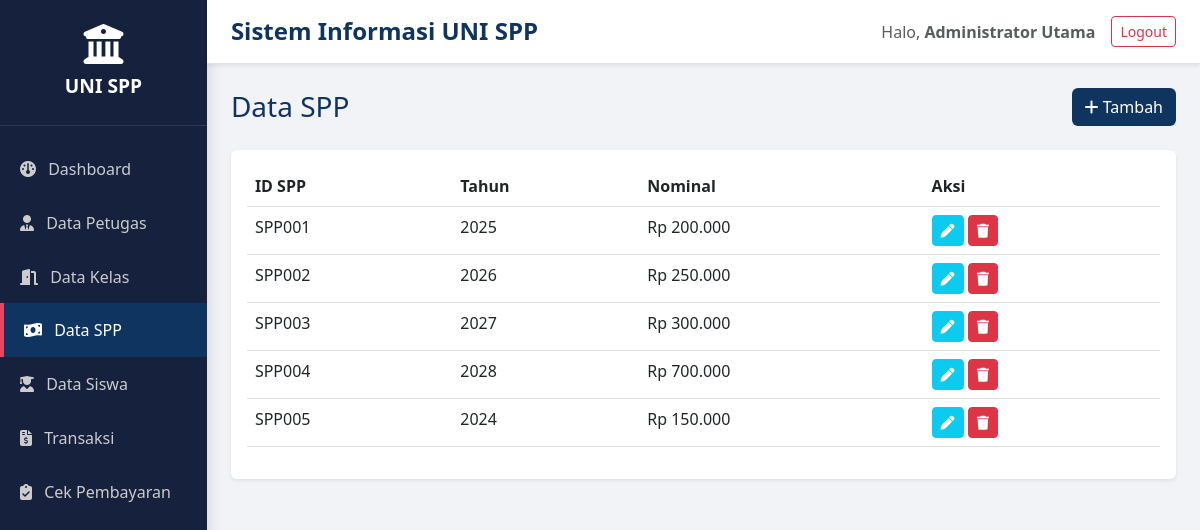
The app's page /uni_spp/index.php?page=spp (signed in) with its own data.
### tables this page shows
CREATE TABLE `tb_spp` (
  `id_spp` varchar(11) NOT NULL,
  `tahun` int(11) NOT NULL,
  `nominal` varchar(40) NOT NULL
);

### uni_spp/modul/spp.php (the view, shortened to what this page needs)
<?php
$aksi = isset($_GET['aksi']) ? $_GET['aksi'] : 'read';
if ($aksi == 'tambah' || $aksi == 'edit'):
    $edit = null;
    if ($aksi == 'edit') {
        $id = $_GET['id'];
        $edit = mysqli_fetch_assoc(mysqli_query($koneksi, "SELECT * FROM tb_spp WHERE id_spp='$id'"));
    }
?>
    <div class="d-flex justify-content-between align-items-center mb-4">
        <h3 class="text-primary-custom mb-0"><?= $aksi == 'tambah' ? 'Tambah' : 'Edit' ?> Data SPP</h3>
        <a href="?page=spp" class="btn btn-outline-secondary">Kembali</a>
    </div>
    <div class="card border-0 shadow-sm col-md-6">
        <div class="card-body">
            <form method="POST" action="?page=spp&aksi=<?= $aksi ?>">
                <div class="mb-3">
                    <label class="form-label fw-bold">ID SPP</label>
                    <input type="text" name="id_spp" class="form-control" value="<?= $edit['id_spp'] ?? '' ?>" required <?= $aksi == 'edit' ? 'readonly' : '' ?> placeholder="SPP001">
                </div>
                <div class="mb-3">
                    <label class="form-label fw-bold">Tahun</label>
                    <input type="number" name="tahun" class="form-control" value="<?= $edit['tahun'] ?? '' ?>" required placeholder="2024">
                </div>
                <div class="mb-4">
                    <label class="form-label fw-bold">Nominal (Rp)</label>
                    <input type="number" name="nominal" class="form-control" value="<?= $edit['nominal'] ?? '' ?>" required>
                </div>
                <button type="submit" name="simpan" class="btn bg-primary-custom text-white w-100">Simpan Data</button>
            </form>
        </div>
    </div>
<?php else: ?>
    <div class="d-flex justify-content-between align-items-center mb-4">
        <h3 class="text-primary-custom mb-0">Data SPP</h3>
        <a href="?page=spp&aksi=tambah" class="btn bg-primary-custom text-white"><i class="fa-solid fa-plus"></i> Tambah</a>
    </div>
    <div class="card border-0 shadow-sm p-3">
        <table class="table table-hover">
            <thead class="bg-primary-custom"><tr><th>ID SPP</th><th>Tahun</th><th>Nominal</th><th>Aksi</th></tr></thead>
            <tbody>
                <?php
                $q = mysqli_query($koneksi, "SELECT * FROM tb_spp");
                while($r = mysqli_fetch_assoc($q)): ?>
                <tr>
                    <td><?= $r['id_spp'] ?></td><td><?= $r['tahun'] ?></td><td>Rp <?= number_format($r['nominal'],0,',','.') ?></td>
                    <td>
                        <a href="?page=spp&aksi=edit&id=<?= $r['id_spp'] ?>" class="btn btn-sm btn-info text-white"><i class="fa-solid fa-pen"></i></a>
                        <a href="?page=spp&aksi=hapus&id=<?= $r['id_spp'] ?>" class="btn btn-sm btn-danger"><i class="fa-solid fa-trash"></i></a>
                    </td>
                </tr>
                <?php endwhile; ?>
            </tbody>
        </table>
    </div>
<?php endif; ?>

### uni_spp/index.php (shortened to what this page needs)
<!DOCTYPE html>
<html lang="id">
<?php include 'layout/header.php'; ?>
<body>
    <div class="d-flex" id="wrapper">
        <?php include 'layout/sidebar.php'; ?>
        <div id="page-content-wrapper" class="w-100">
            <nav class="navbar navbar-expand-lg navbar-light bg-white border-bottom shadow-sm px-4 py-3">
                <h4 class="mb-0 text-primary-custom fw-bold">Sistem Informasi UNI SPP</h4>
                <div class="ms-auto d-flex align-items-center">
                    <span class="me-3 text-muted">Halo, <b><?= $_SESSION['nama_petugas']; ?></b></span>
                    <a href="auth/logout.php" class="btn btn-outline-danger btn-sm">Logout</a>
                </div>
            </nav>
            <div class="container-fluid p-4">
                <?php
                $page = isset($_GET['page']) ? $_GET['page'] : 'dashboard';
                $file_path = ($page == 'dashboard') ? 'dashboard.php' : "modul/$page.php";
                if (file_exists($file_path)) {
                    include $file_path;
                } else {
                    echo "<div class='alert alert-warning border-0 shadow-sm'>Halaman <b>$page</b> belum dibuat.</div>";
                }
                ?>
            </div>
        </div>
    </div>
</body>
</html>

### uni_spp/layout/header.php (shortened to what this page needs)
<head>
    <link href="https://cdn.jsdelivr.net/npm/bootstrap@5.3.0/dist/css/bootstrap.min.css" rel="stylesheet">
    <link rel="stylesheet" href="https://cdnjs.cloudflare.com/ajax/libs/font-awesome/6.4.0/css/all.min.css">
</head>

### uni_spp/layout/sidebar.php
<div id="sidebar-wrapper" class="shadow">
    <div class="sidebar-heading text-center text-white">
        <i class="fa-solid fa-building-columns mb-2 fs-1"></i><br>UNI SPP
    </div>
    <div class="list-group list-group-flush mt-3">
        <a href="?page=dashboard" class="list-group-item list-group-item-action <?= (!isset($_GET['page']) || $_GET['page'] == 'dashboard') ? 'active' : '' ?>">
            <i class="fa-solid fa-gauge me-2"></i> Dashboard
        </a>
        <?php if($_SESSION['level'] == 'admin'): ?>
        <a href="?page=petugas" class="list-group-item list-group-item-action <?= (isset($_GET['page']) && $_GET['page'] == 'petugas') ? 'active' : '' ?>">
            <i class="fa-solid fa-user-tie me-2"></i> Data Petugas
        </a>
        <a href="?page=kelas" class="list-group-item list-group-item-action <?= (isset($_GET['page']) && $_GET['page'] == 'kelas') ? 'active' : '' ?>">
            <i class="fa-solid fa-door-open me-2"></i> Data Kelas
        </a>
        <a href="?page=spp" class="list-group-item list-group-item-action <?= (isset($_GET['page']) && $_GET['page'] == 'spp') ? 'active' : '' ?>">
            <i class="fa-solid fa-money-bill-wave me-2"></i> Data SPP
        </a>
        <?php endif; ?>
        <a href="?page=siswa" class="list-group-item list-group-item-action <?= (isset($_GET['page']) && $_GET['page'] == 'siswa') ? 'active' : '' ?>">
            <i class="fa-solid fa-user-graduate me-2"></i> Data Siswa
        </a>
        <a href="?page=pembayaran" class="list-group-item list-group-item-action <?= (isset($_GET['page']) && $_GET['page'] == 'pembayaran') ? 'active' : '' ?>">
            <i class="fa-solid fa-file-invoice-dollar me-2"></i> Transaksi
        </a>
        <a href="?page=cek_pembayaran" class="list-group-item list-group-item-action <?= (isset($_GET['page']) && $_GET['page'] == 'cek_pembayaran') ? 'active' : '' ?>">
            <i class="fa-solid fa-clipboard-check me-2"></i> Cek Pembayaran
        </a>
    </div>
</div>

### uni_spp/layout/header.php (style rules this page uses)
:root { --primary-color: #0F3460; --secondary-color: #16213E; --accent: #E94560; }
body { background-color: #F1F3F6; font-family: 'Segoe UI', sans-serif; }
.bg-primary-custom { background-color: var(--primary-color) !important; color: white; }
.text-primary-custom { color: var(--primary-color) !important; }
#wrapper { display: flex; min-height: 100vh; }
#sidebar-wrapper { width: 250px; background-color: var(--secondary-color); color: white; }
.sidebar-heading { padding: 1.5rem; font-size: 1.2rem; font-weight: bold; border-bottom: 1px solid rgba(255,255,255,0.1); }
.list-group-item-action { background-color: transparent; color: #ccc; border: none; padding: 15px 20px; transition: 0.3s; }
.list-group-item-action:hover, .list-group-item-action.active { background-color: var(--primary-color); color: white; border-left: 4px solid var(--accent); }

### records on screen
tb_spp: id_spp "SPP001", tahun "2025", nominal "200.000"
tb_spp: id_spp "SPP002", tahun "2026", nominal "250.000"
tb_spp: id_spp "SPP003", tahun "2027", nominal "300.000"
tb_spp: id_spp "SPP004", tahun "2028", nominal "700.000"
tb_spp: id_spp "SPP005", tahun "2024", nominal "150.000"

### other values on screen
$_SESSION['nama_petugas'] "Administrator Utama"
